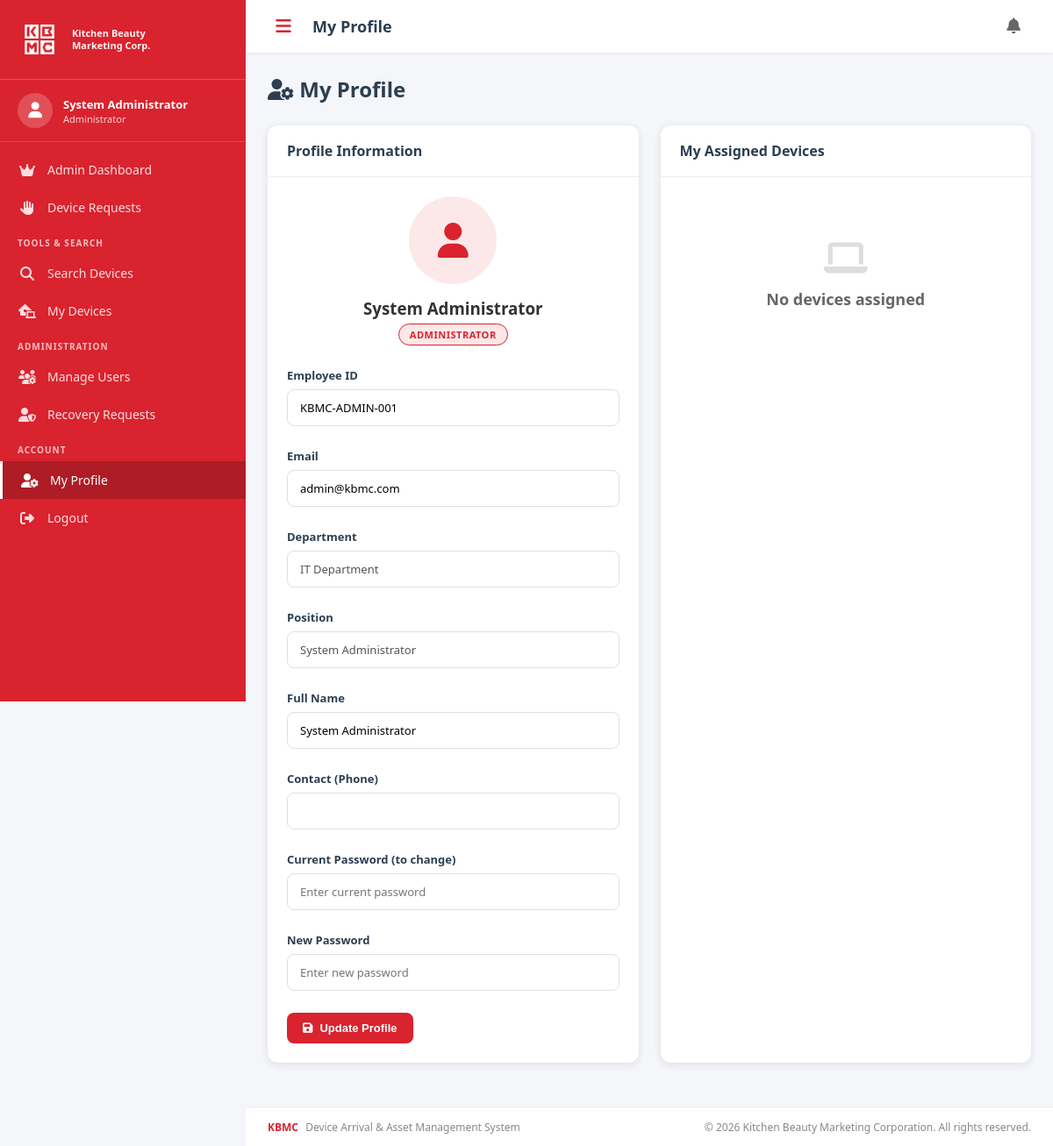
The app's page /profile.php (signed in) with its own data.
### tables this page shows
CREATE TABLE users (
    id INT AUTO_INCREMENT PRIMARY KEY,
    employee_id VARCHAR(50) UNIQUE NOT NULL,
    full_name VARCHAR(100) NOT NULL,
    email VARCHAR(100) UNIQUE NOT NULL,
    password VARCHAR(255) NOT NULL,
    role ENUM('admin', 'it_staff', 'employee') DEFAULT 'employee',
    department VARCHAR(100),
    position VARCHAR(100),
    phone VARCHAR(20),
    profile_image VARCHAR(255),
    status ENUM('active', 'inactive') DEFAULT 'active',
    failed_logins INT DEFAULT 0,
    last_failed_attempt TIMESTAMP NULL,
    locked_until TIMESTAMP NULL,
    created_at TIMESTAMP DEFAULT CURRENT_TIMESTAMP,
    updated_at TIMESTAMP DEFAULT CURRENT_TIMESTAMP ON UPDATE CURRENT_TIMESTAMP
);

### includes/functions.php (called while the page is built, shortened)
<?php
require_once __DIR__ . '/config.php';
function hasRole($role) {
    return isset($_SESSION['role']) && $_SESSION['role'] === $role;
}
function getUserInfo($userId) {
    global $pdo;
    $stmt = $pdo->prepare("SELECT * FROM users WHERE id = ?");
    $stmt->execute([$userId]);
    return $stmt->fetch();
}
function getNotifications($userId, $limit = 5) {
    global $pdo;
    $userStmt = $pdo->prepare("SELECT role FROM users WHERE id = ?");
    $userStmt->execute([$userId]);
    $user = $userStmt->fetch();
    $userRole = $user['role'] ?? 'employee';
    if ($userRole === 'it_staff') {
        $stmt = $pdo->prepare("SELECT * FROM notifications WHERE user_id = ? ORDER BY created_at DESC LIMIT ?");
        $stmt->execute([$userId, $limit]);
    }
    else if ($userRole === 'admin') {
        $adminTypes = [
            'audit_reminder',
            'user_approval_pending',
            'user_approval_requested',
            'request_approved',
            'request_rejected',
            'account_recovery_requested',
            'account_recovery_approved',
            'account_recovery_rejected',
            'it_user_created',
            'it_user_security_granted'
        ];
        $placeholders = implode(',', array_fill(0, count($adminTypes), '?'));
        $stmt = $pdo->prepare("SELECT * FROM notifications WHERE user_id = ? AND type IN ($placeholders) ORDER BY created_at DESC LIMIT ?");
        $params = [$userId];
        foreach ($adminTypes as $type) {
            $params[] = $type;
        }
        $params[] = $limit;
        $stmt->execute($params);
    } else {
        $stmt = $pdo->prepare("SELECT * FROM notifications WHERE user_id = ? ORDER BY created_at DESC LIMIT ?");
        $stmt->execute([$userId, $limit]);
    }
    return $stmt->fetchAll();
}
function sanitize($input) {
    return htmlspecialchars(trim($input), ENT_QUOTES, 'UTF-8');
}

### includes/config.php (called while the page is built, shortened)
<?php
$role_names = [
    'admin'     => 'Administrator',
    'it_staff'  => 'IT Staff',
    'employee'  => 'Employee',
];

### profile.php (the view, shortened to what this page needs)
<?php
$pageTitle = 'My Profile';
require_once 'includes/header.php';
$user = getUserInfo($_SESSION['user_id']);
$stmt = $pdo->prepare("SELECT da.*, d.asset_tag, d.vendor, d.status as device_status FROM device_assignments da JOIN devices d ON da.device_id = d.id JOIN device_types dt ON d.device_type_id = dt.id WHERE da.employee_id = ? AND da.status = 'active'");
$stmt->execute([$_SESSION['user_id']]);
$myDevices = $stmt->fetchAll();
?>
<div class="page-header">
    <h1><i class="fas fa-user-cog"></i> My Profile</h1>
</div>
<div class="grid-2">
    <div class="card">
        <div class="card-header"><h3>Profile Information</h3></div>
        <div class="card-body">
            <div style="text-align: center; margin-bottom: 25px;">
                <div style="width: 100px; height: 100px; background: var(--kbmc-red-light); color: var(--kbmc-red); border-radius: 50%; display: flex; align-items: center; justify-content: center; font-size: 40px; margin: 0 auto 15px;">
                    <i class="fas fa-user"></i>
                </div>
                <h3 style="margin-bottom: 5px;"><?php echo sanitize($user['full_name']); ?></h3>
                <span class="status-badge" style="background: var(--kbmc-red-light); color: var(--kbmc-red); border: 1px solid var(--kbmc-red);"><?php echo $role_names[$user['role']] ?? $user['role']; ?></span>
            </div>
            <form method="POST">
                <div class="form-grid">
                    <div class="form-group">
                        <label>Employee ID</label>
                        <input type="text" name="employee_id" class="form-control" value="<?php echo sanitize($user['employee_id'] ?: ''); ?>">
                    </div>
                    <div class="form-group">
                        <label>Email</label>
                        <input type="text" name="email" class="form-control" value="<?php echo sanitize($user['email']); ?>">
                    </div>
                    <div class="form-group">
                        <label>Department</label>
                        <input type="text" class="form-control" value="<?php echo sanitize($user['department']); ?>" disabled>
                    </div>
                    <div class="form-group">
                        <label>Position</label>
                        <input type="text" class="form-control" value="<?php echo sanitize($user['position']); ?>" disabled>
                    </div>
                    <div class="form-group">
                        <label>Full Name</label>
                        <input type="text" name="full_name" class="form-control" value="<?php echo sanitize($user['full_name']); ?>">
                    </div>
                    <div class="form-group">
                        <label>Contact (Phone)</label>
                        <input type="text" name="phone" class="form-control" value="<?php echo sanitize($user['phone'] ?? ''); ?>">
                    </div>
                    <div class="form-group">
                        <label>Current Password (to change)</label>
                        <input type="password" name="current_password" class="form-control" placeholder="Enter current password">
                    </div>
                    <div class="form-group">
                        <label>New Password</label>
                        <input type="password" name="new_password" class="form-control" placeholder="Enter new password">
                    </div>
                </div>
                <div style="margin-top: 20px;">
                    <button type="submit" class="btn btn-primary"><i class="fas fa-save"></i> Update Profile</button>
                </div>
            </form>
        </div>
    </div>
    <div class="card">
        <div class="card-header"><h3>My Assigned Devices</h3></div>
        <div class="card-body">
            <?php if (empty($myDevices)): ?>
            <div class="empty-state"><i class="fas fa-laptop" style="font-size: 40px; color: #ddd;"></i><h4>No devices assigned</h4></div>
            <?php endif; ?>
        </div>
    </div>
</div>
<?php require_once 'includes/footer.php'; ?>

### includes/header.php (shortened to what this page needs)
<?php
require_once __DIR__ . '/functions.php';
$user = getUserInfo($_SESSION['user_id']);
$notifications = getNotifications($_SESSION['user_id'], 10);
$pageTitle = $pageTitle ?? 'KBMC Asset Management';
?>
<!DOCTYPE html>
<html lang="en">
<head>
    <link href="https://cdnjs.cloudflare.com/ajax/libs/font-awesome/6.5.1/css/all.min.css" rel="stylesheet">
    <link href="assets/css/style.css" rel="stylesheet">
</head>
<body>
    <aside class="sidebar" id="sidebar">
        <div class="sidebar-header">
            <div class="logo-container">
                <img src="assets/images/logo.png" alt="KBMC Logo" class="sidebar-logo-img">
            </div>
            <div class="company-name">
                Kitchen Beauty<br>Marketing Corp.
            </div>
        </div>
        <div class="sidebar-user">
            <div class="user-avatar">
                <i class="fas fa-user"></i>
            </div>
            <div class="user-info">
                <div class="user-name"><?php echo sanitize($user['full_name']); ?></div>
                <div class="user-role"><?php echo $role_names[$user['role']] ?? 'User'; ?></div>
            </div>
        </div>
        <nav class="sidebar-nav">
            <?php if (hasRole('admin')): ?>
            <a href="admin_dashboard.php" class="nav-item <?php echo basename($_SERVER['PHP_SELF']) == 'admin_dashboard.php' ? 'active' : ''; ?>">
                <i class="fas fa-crown"></i>
                <span>Admin Dashboard</span>
            </a>
            <?php endif; ?>
            <a href="requests.php" class="nav-item <?php echo basename($_SERVER['PHP_SELF']) == 'requests.php' ? 'active' : ''; ?>">
                <i class="fas fa-hand-paper"></i>
                <span>Device Requests</span>
            </a>
            <div class="nav-section">Tools & Search</div>
            <?php if (!hasRole('employee')): ?>
            <a href="device_search.php" class="nav-item <?php echo basename($_SERVER['PHP_SELF']) == 'device_search.php' ? 'active' : ''; ?>">
                <i class="fas fa-search"></i>
                <span>Search Devices</span>
            </a>
            <?php endif; ?>
            <a href="user_asset_dashboard.php" class="nav-item <?php echo basename($_SERVER['PHP_SELF']) == 'user_asset_dashboard.php' ? 'active' : ''; ?>">
                <i class="fas fa-laptop-house"></i>
                <span>My Devices</span>
            </a>
            <?php if (hasRole('admin')): ?>
            <div class="nav-section">Administration</div>
            <a href="users.php" class="nav-item <?php echo basename($_SERVER['PHP_SELF']) == 'users.php' ? 'active' : ''; ?>">
                <i class="fas fa-users-cog"></i>
                <span>Manage Users</span>
            </a>
            <a href="recovery_requests.php" class="nav-item">
                <i class="fas fa-user-shield"></i>
                <span>Recovery Requests</span>
            </a>
            <?php endif; ?>
            <div class="nav-section">Account</div>
            <a href="profile.php" class="nav-item <?php echo basename($_SERVER['PHP_SELF']) == 'profile.php' ? 'active' : ''; ?>">
                <i class="fas fa-user-cog"></i>
                <span>My Profile</span>
            </a>
            <a href="logout.php" class="nav-item">
                <i class="fas fa-sign-out-alt"></i>
                <span>Logout</span>
            </a>
        </nav>
    </aside>
    <div class="main-wrapper">
        <header class="top-header">
            <button class="menu-toggle" id="menuToggle">
                <i class="fas fa-bars"></i>
            </button>
            <div class="header-title"><?php echo sanitize($pageTitle); ?></div>
            <div class="header-actions">
                <div class="notification-dropdown">
                    <button class="notif-btn" id="notifToggle" type="button" onclick="
                        var dropdown = document.getElementById('notifDropdown');
                        if (dropdown) {
                            dropdown.classList.toggle('show');
                        }
                        return false;
                    ">
                        <i class="fas fa-bell"></i>
                    </button>
                </div>
            </div>
        </header>
        <main class="main-content">

### records on screen
users: full_name "System Administrator", role "Administrator", role "ADMINISTRATOR", employee_id "KBMC-ADMIN-001", email "admin@kbmc.com", department "IT Department", position "System Administrator"

### other values on screen
$pageTitle "My Profile"
